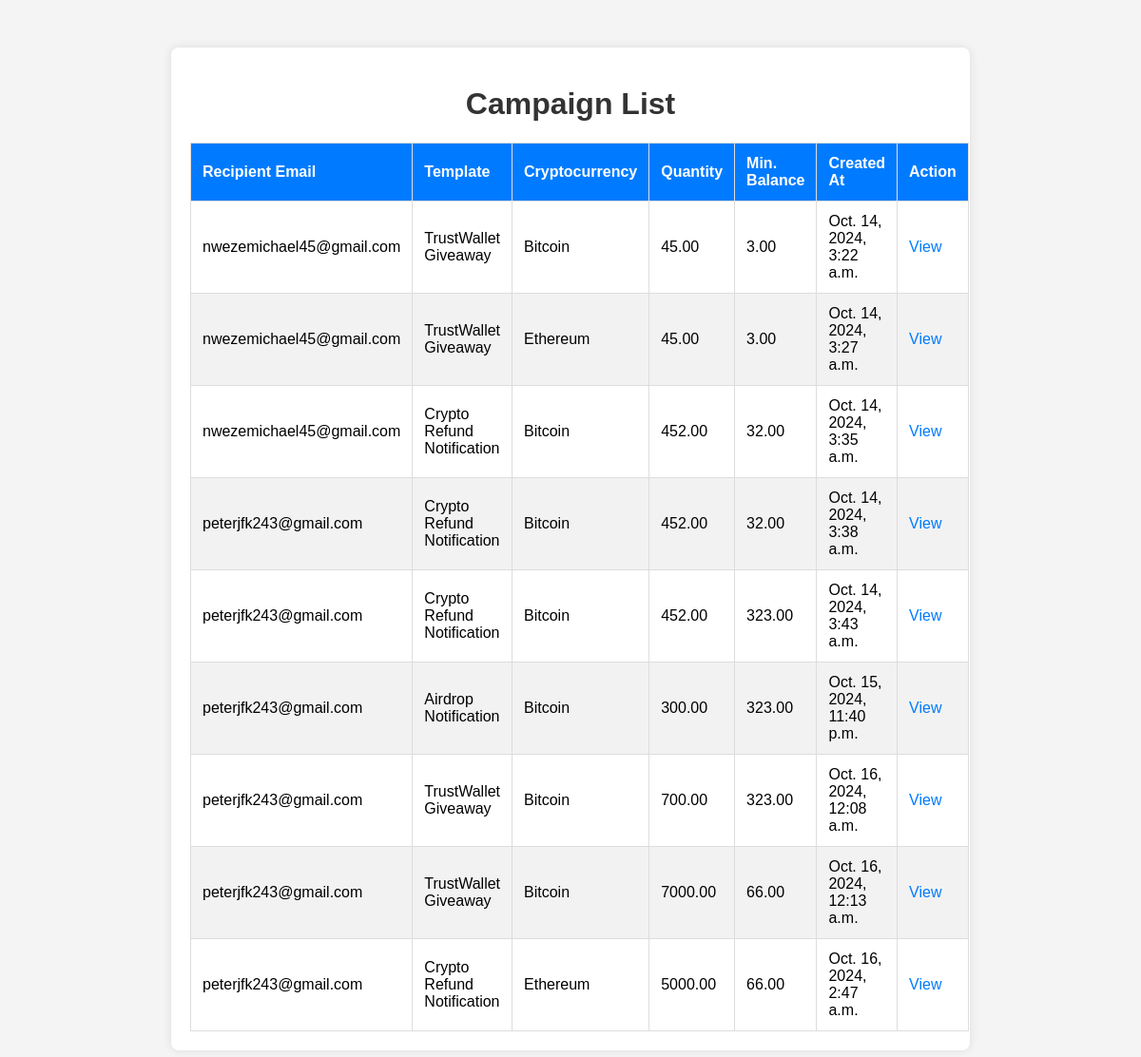
The app's page /campaigns/ (signed in), older data.
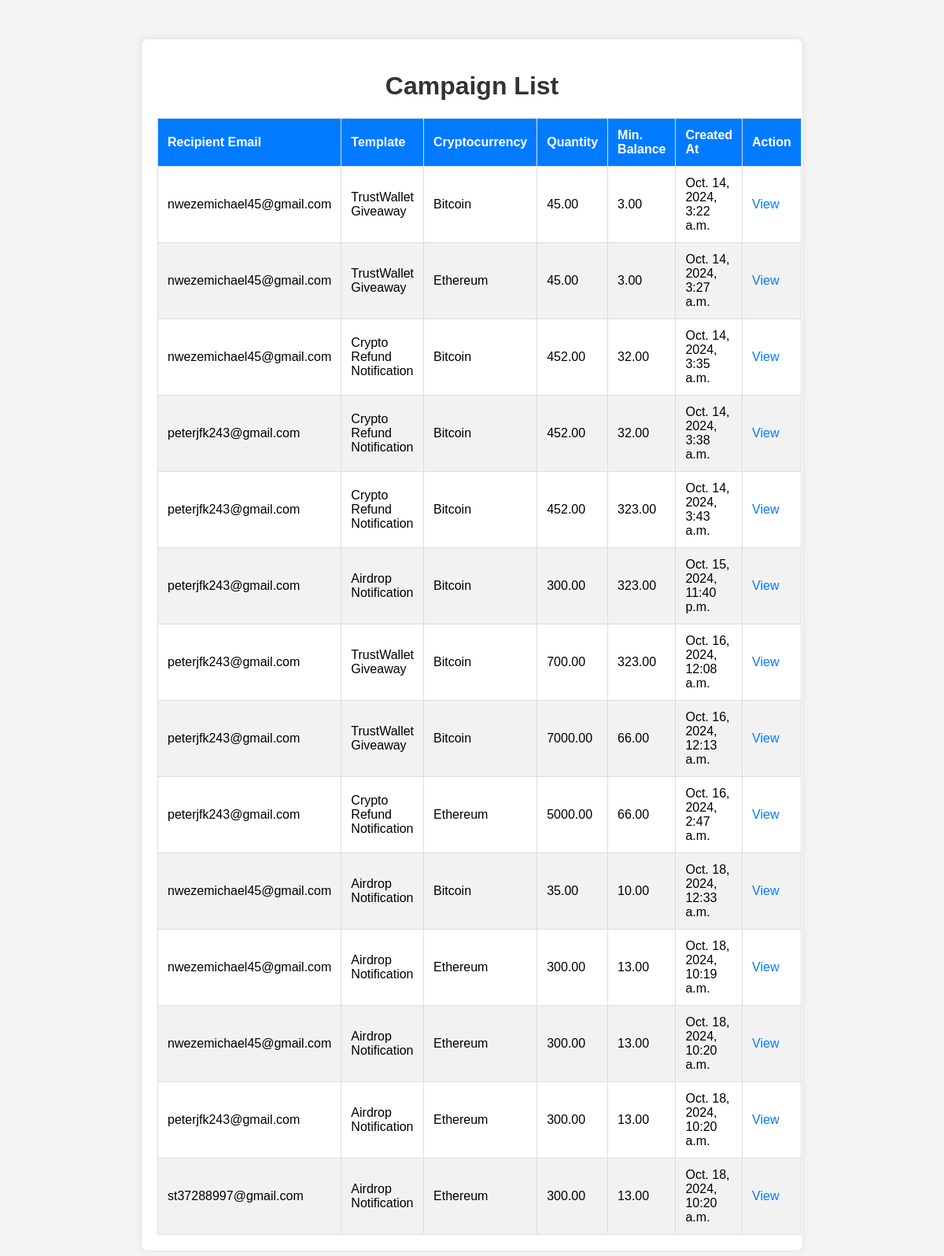
The same page, newer data.
### core/models.py (models this page shows, shortened)
class Campaign(models.Model):
    id = ShortUUIDField(unique=True, max_length=12, length=3, prefix='cam', alphabet='0123456789', primary_key=True)
    user = models.ForeignKey(User, on_delete=models.CASCADE)
    recipient_email = models.EmailField()
    email_template = models.ForeignKey(EmailTemplate, on_delete=models.CASCADE)
    cryptocurrency = models.ForeignKey(Cryptocurrency, on_delete=models.CASCADE)
    quantity = models.DecimalField(max_digits=10, decimal_places=2)
    min_balance = models.DecimalField(max_digits=10, decimal_places=2)
    created_at = models.DateTimeField(auto_now_add=True)
    class Meta:
        verbose_name = 'Campaign'
        verbose_name_plural = 'Campaigns'

class EmailTemplate(models.Model):
    type = models.CharField(max_length=20, choices=TEMPLATE_CHOICES, default='AIRDROP')
    xp_cost = models.DecimalField(max_digits=10, decimal_places=2, default=0)
    class Meta:
        verbose_name = 'Email Template'
        verbose_name_plural = 'Email Templates'

class Cryptocurrency(models.Model):
    code = models.CharField(max_length=10, unique=True, default='BTC')  # e.g., BTC, ETH
    name = models.CharField(max_length=100, default='Bitcoin')  # e.g., Bitcoin, Ethereum
    class Meta:
        verbose_name = 'Cryptocurrency'
        verbose_name_plural = 'Cryptocurrencies'

### core/views.py (the view)
# urls.py: path('campaigns/', views.campaign_list, name='campaign_list'),
@login_required
def campaign_list(request):
    campaigns = Campaign.objects.filter(user=request.user)
    return render(request, 'core/campaign_list.html', {'campaigns': campaigns})

### templates/core/campaign_list.html (shortened to what this page needs)
<!DOCTYPE html>
<html lang="en">
<head>
</head>
<body>
    <div class="container">
        <h1>Campaign List</h1>
        <table>
            <thead>
                <tr>
                    <th>Recipient Email</th>
                    <th>Template</th>
                    <th>Cryptocurrency</th>
                    <th>Quantity</th>
                    <th>Min. Balance</th>
                    <th>Created At</th>
                    <th>Action</th>
                </tr>
            </thead>
            <tbody>
                {% for campaign in campaigns %}
                <tr>
                    <td>{{ campaign.recipient_email }}</td>
                    <td>{{ campaign.email_template.get_type_display }}</td>
                    <td>{{ campaign.cryptocurrency.name }}</td>
                    <td>{{ campaign.quantity }}</td>
                    <td>{{ campaign.min_balance }}</td>
                    <td>{{ campaign.created_at }}</td>
                    <td>
                        <a href="{% url 'core:campaign_detail' campaign.id %}">View</a>
                    </td>
                </tr>
                {% empty %}
                <tr>
                    <td colspan="7">No campaigns found.</td>
                </tr>
                {% endfor %}
            </tbody>
        </table>
    </div>
</body>
</html>

### templates/core/campaign_list.html (style rules this page uses)
body { font-family: Arial, sans-serif; background-color: #f4f4f4; margin: 0; padding: 0; }
.container { width: 800px; margin: 50px auto; background-color: #fff; padding: 20px; border-radius: 8px; box-shadow: 0 0 10px rgba(0, 0, 0, 0.1); }
h1 { text-align: center; color: #333; }
table { width: 100%; border-collapse: collapse; margin-top: 20px; }
table, th, td { border: 1px solid #ddd; }
th, td { padding: 12px; text-align: left; }
th { background-color: #007BFF; color: white; }
tr:nth-child(even) { background-color: #f2f2f2; }
a { color: #007BFF; text-decoration: none; }

Row changes from the older to the newer data that the page shows:
added Campaign: recipient_email "nwezemichael45@gmail.com", email_template.type "Airdrop Notification", cryptocurrency.name "Bitcoin", quantity "35.00", min_balance "10.00", created_at "Oct. 18, 2024, 12:33 a.m."
added Campaign: recipient_email "nwezemichael45@gmail.com", email_template.type "Airdrop Notification", cryptocurrency.name "Ethereum", quantity "300.00", min_balance "13.00", created_at "Oct. 18, 2024, 10:19 a.m."
added Campaign: recipient_email "nwezemichael45@gmail.com", email_template.type "Airdrop Notification", cryptocurrency.name "Ethereum", quantity "300.00", min_balance "13.00", created_at "Oct. 18, 2024, 10:20 a.m."
added Campaign: recipient_email "peterjfk243@gmail.com", email_template.type "Airdrop Notification", cryptocurrency.name "Ethereum", quantity "300.00", min_balance "13.00", created_at "Oct. 18, 2024, 10:20 a.m."
added Campaign: recipient_email "st37288997@gmail.com", email_template.type "Airdrop Notification", cryptocurrency.name "Ethereum", quantity "300.00", min_balance "13.00", created_at "Oct. 18, 2024, 10:20 a.m."
